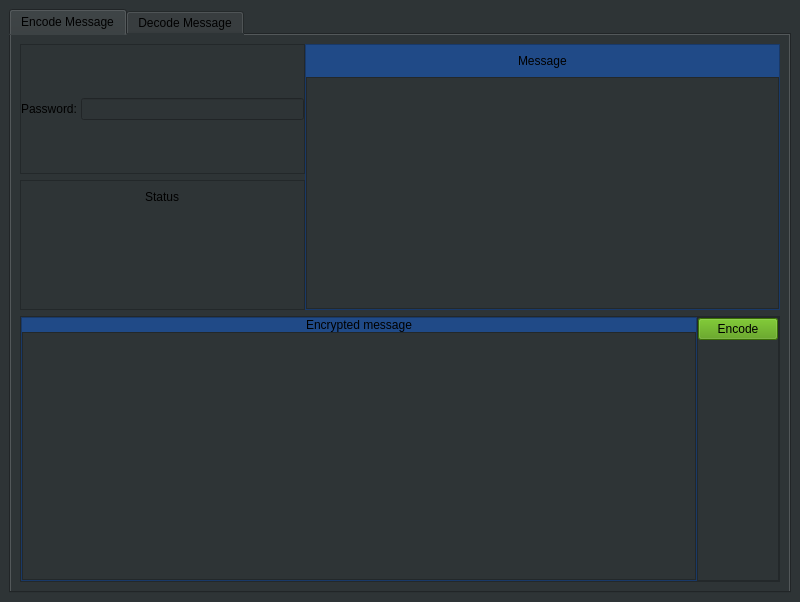
<?xml version="1.0" encoding="UTF-8"?>
<ui version="4.0">
 <class>MainWindow</class>
 <widget class="QMainWindow" name="MainWindow">
  <property name="geometry">
   <rect>
    <x>0</x>
    <y>0</y>
    <width>800</width>
    <height>602</height>
   </rect>
  </property>
  <property name="windowTitle">
   <string>MainWindow</string>
  </property>
  <property name="windowIcon">
   <iconset>
    <normaloff>../../../../../default.jpg.png</normaloff>../../../../../default.jpg.png</iconset>
  </property>
  <property name="styleSheet">
   <string notr="true">background-color: rgb(46, 52, 54);</string>
  </property>
  <widget class="QWidget" name="centralwidget">
   <layout class="QVBoxLayout" name="verticalLayout">
    <item>
     <widget class="QTabWidget" name="tabWidget">
      <property name="tabPosition">
       <enum>QTabWidget::North</enum>
      </property>
      <property name="tabShape">
       <enum>QTabWidget::Rounded</enum>
      </property>
      <property name="currentIndex">
       <number>0</number>
      </property>
      <property name="elideMode">
       <enum>Qt::ElideNone</enum>
      </property>
      <widget class="QWidget" name="tab">
       <attribute name="title">
        <string>Encode Message</string>
       </attribute>
       <layout class="QVBoxLayout" name="verticalLayout_2">
        <item>
         <widget class="QWidget" name="widget" native="true">
          <layout class="QHBoxLayout" name="horizontalLayout">
           <property name="spacing">
            <number>0</number>
           </property>
           <property name="leftMargin">
            <number>0</number>
           </property>
           <property name="topMargin">
            <number>0</number>
           </property>
           <property name="rightMargin">
            <number>0</number>
           </property>
           <property name="bottomMargin">
            <number>0</number>
           </property>
           <item alignment="Qt::AlignLeft">
            <widget class="QWidget" name="widget_4" native="true">
             <property name="minimumSize">
              <size>
               <width>285</width>
               <height>264</height>
              </size>
             </property>
             <layout class="QVBoxLayout" name="verticalLayout_3">
              <property name="leftMargin">
               <number>0</number>
              </property>
              <property name="topMargin">
               <number>0</number>
              </property>
              <property name="rightMargin">
               <number>0</number>
              </property>
              <property name="bottomMargin">
               <number>0</number>
              </property>
              <item>
               <widget class="QFrame" name="frame_6">
                <property name="frameShape">
                 <enum>QFrame::StyledPanel</enum>
                </property>
                <layout class="QHBoxLayout" name="horizontalLayout_4">
                 <property name="spacing">
                  <number>0</number>
                 </property>
                 <property name="leftMargin">
                  <number>0</number>
                 </property>
                 <property name="topMargin">
                  <number>0</number>
                 </property>
                 <property name="rightMargin">
                  <number>0</number>
                 </property>
                 <property name="bottomMargin">
                  <number>0</number>
                 </property>
                 <item>
                  <widget class="QLabel" name="label">
                   <property name="styleSheet">
                    <string notr="true">font: 14pt &quot;Arial Black&quot;;</string>
                   </property>
                   <property name="text">
                    <string>Password: </string>
                   </property>
                  </widget>
                 </item>
                 <item>
                  <widget class="QLineEdit" name="pass_in"/>
                 </item>
                </layout>
               </widget>
              </item>
              <item>
               <widget class="QFrame" name="frame_5">
                <property name="frameShape">
                 <enum>QFrame::StyledPanel</enum>
                </property>
                <property name="frameShadow">
                 <enum>QFrame::Raised</enum>
                </property>
                <layout class="QVBoxLayout" name="verticalLayout_5">
                 <property name="spacing">
                  <number>0</number>
                 </property>
                 <property name="leftMargin">
                  <number>0</number>
                 </property>
                 <property name="topMargin">
                  <number>0</number>
                 </property>
                 <property name="rightMargin">
                  <number>0</number>
                 </property>
                 <property name="bottomMargin">
                  <number>0</number>
                 </property>
                 <item alignment="Qt::AlignHCenter|Qt::AlignTop">
                  <widget class="QWidget" name="widget_11" native="true">
                   <layout class="QHBoxLayout" name="horizontalLayout_5">
                    <item>
                     <widget class="QLabel" name="label_3">
                      <property name="styleSheet">
                       <string notr="true">font: 14pt &quot;Arial Black&quot;;</string>
                      </property>
                      <property name="text">
                       <string>Status</string>
                      </property>
                     </widget>
                    </item>
                   </layout>
                  </widget>
                 </item>
                 <item alignment="Qt::AlignHCenter">
                  <widget class="QWidget" name="widget_12" native="true">
                   <layout class="QHBoxLayout" name="horizontalLayout_6">
                    <property name="spacing">
                     <number>0</number>
                    </property>
                    <property name="leftMargin">
                     <number>0</number>
                    </property>
                    <property name="topMargin">
                     <number>0</number>
                    </property>
                    <property name="rightMargin">
                     <number>0</number>
                    </property>
                    <property name="bottomMargin">
                     <number>0</number>
                    </property>
                    <item>
                     <widget class="QLabel" name="status">
                      <property name="sizePolicy">
                       <sizepolicy hsizetype="Preferred" vsizetype="Preferred">
                        <horstretch>0</horstretch>
                        <verstretch>45</verstretch>
                       </sizepolicy>
                      </property>
                      <property name="styleSheet">
                       <string notr="true">font: 13pt &quot;Arial Black&quot;;
color: rgb(78, 154, 6);</string>
                      </property>
                      <property name="text">
                       <string/>
                      </property>
                     </widget>
                    </item>
                   </layout>
                  </widget>
                 </item>
                </layout>
               </widget>
              </item>
             </layout>
            </widget>
           </item>
           <item>
            <widget class="QFrame" name="frame_3">
             <property name="sizePolicy">
              <sizepolicy hsizetype="Expanding" vsizetype="Preferred">
               <horstretch>0</horstretch>
               <verstretch>0</verstretch>
              </sizepolicy>
             </property>
             <property name="styleSheet">
              <string notr="true">background-color: rgb(32, 74, 135);</string>
             </property>
             <property name="frameShape">
              <enum>QFrame::StyledPanel</enum>
             </property>
             <layout class="QVBoxLayout" name="verticalLayout_4">
              <property name="spacing">
               <number>0</number>
              </property>
              <property name="leftMargin">
               <number>0</number>
              </property>
              <property name="topMargin">
               <number>0</number>
              </property>
              <property name="rightMargin">
               <number>0</number>
              </property>
              <property name="bottomMargin">
               <number>0</number>
              </property>
              <item alignment="Qt::AlignHCenter|Qt::AlignTop">
               <widget class="QWidget" name="widget_9" native="true">
                <layout class="QHBoxLayout" name="horizontalLayout_3">
                 <item>
                  <widget class="QLabel" name="label_2">
                   <property name="styleSheet">
                    <string notr="true">font: 15pt &quot;Arial Black&quot;;
color: rgb(0, 0, 0);</string>
                   </property>
                   <property name="text">
                    <string>Message</string>
                   </property>
                  </widget>
                 </item>
                </layout>
               </widget>
              </item>
              <item>
               <widget class="QWidget" name="widget_10" native="true">
                <property name="sizePolicy">
                 <sizepolicy hsizetype="Preferred" vsizetype="Preferred">
                  <horstretch>0</horstretch>
                  <verstretch>45</verstretch>
                 </sizepolicy>
                </property>
                <layout class="QVBoxLayout" name="verticalLayout_6">
                 <property name="spacing">
                  <number>0</number>
                 </property>
                 <property name="leftMargin">
                  <number>0</number>
                 </property>
                 <property name="topMargin">
                  <number>0</number>
                 </property>
                 <property name="rightMargin">
                  <number>0</number>
                 </property>
                 <property name="bottomMargin">
                  <number>0</number>
                 </property>
                 <item>
                  <widget class="QTextEdit" name="message">
                   <property name="styleSheet">
                    <string notr="true">background-color: rgb(46, 52, 54);</string>
                   </property>
                  </widget>
                 </item>
                </layout>
               </widget>
              </item>
             </layout>
            </widget>
           </item>
          </layout>
         </widget>
        </item>
        <item>
         <widget class="QFrame" name="frame_2">
          <property name="minimumSize">
           <size>
            <width>760</width>
            <height>263</height>
           </size>
          </property>
          <property name="frameShape">
           <enum>QFrame::StyledPanel</enum>
          </property>
          <layout class="QHBoxLayout" name="horizontalLayout_2">
           <property name="spacing">
            <number>0</number>
           </property>
           <property name="leftMargin">
            <number>0</number>
           </property>
           <property name="topMargin">
            <number>0</number>
           </property>
           <property name="rightMargin">
            <number>0</number>
           </property>
           <property name="bottomMargin">
            <number>0</number>
           </property>
           <item>
            <widget class="QFrame" name="frame_8">
             <property name="styleSheet">
              <string notr="true">background-color: rgb(32, 74, 135);</string>
             </property>
             <property name="frameShape">
              <enum>QFrame::StyledPanel</enum>
             </property>
             <layout class="QVBoxLayout" name="verticalLayout_9">
              <property name="spacing">
               <number>0</number>
              </property>
              <property name="leftMargin">
               <number>0</number>
              </property>
              <property name="topMargin">
               <number>0</number>
              </property>
              <property name="rightMargin">
               <number>0</number>
              </property>
              <property name="bottomMargin">
               <number>0</number>
              </property>
              <item alignment="Qt::AlignHCenter">
               <widget class="QLabel" name="label_5">
                <property name="styleSheet">
                 <string notr="true">font: 14pt &quot;Arial Black&quot;;</string>
                </property>
                <property name="text">
                 <string>Encrypted message</string>
                </property>
               </widget>
              </item>
              <item>
               <widget class="QTextEdit" name="encrypted_message">
                <property name="styleSheet">
                 <string notr="true">background-color: rgb(46, 52, 54);</string>
                </property>
               </widget>
              </item>
             </layout>
            </widget>
           </item>
           <item>
            <widget class="QFrame" name="frame_7">
             <property name="minimumSize">
              <size>
               <width>0</width>
               <height>0</height>
              </size>
             </property>
             <property name="frameShape">
              <enum>QFrame::StyledPanel</enum>
             </property>
             <layout class="QVBoxLayout" name="verticalLayout_7">
              <property name="spacing">
               <number>0</number>
              </property>
              <property name="leftMargin">
               <number>0</number>
              </property>
              <property name="topMargin">
               <number>0</number>
              </property>
              <property name="rightMargin">
               <number>0</number>
              </property>
              <property name="bottomMargin">
               <number>0</number>
              </property>
              <item alignment="Qt::AlignRight|Qt::AlignTop">
               <widget class="QWidget" name="widget_13" native="true">
                <layout class="QVBoxLayout" name="verticalLayout_8">
                 <property name="spacing">
                  <number>0</number>
                 </property>
                 <property name="leftMargin">
                  <number>0</number>
                 </property>
                 <property name="topMargin">
                  <number>0</number>
                 </property>
                 <property name="rightMargin">
                  <number>0</number>
                 </property>
                 <property name="bottomMargin">
                  <number>0</number>
                 </property>
                 <item>
                  <widget class="QPushButton" name="encode_btn">
                   <property name="styleSheet">
                    <string notr="true">background-color: rgb(78, 154, 6);</string>
                   </property>
                   <property name="text">
                    <string>Encode</string>
                   </property>
                  </widget>
                 </item>
                </layout>
               </widget>
              </item>
              <item alignment="Qt::AlignRight">
               <widget class="QWidget" name="widget_14" native="true">
                <property name="sizePolicy">
                 <sizepolicy hsizetype="Preferred" vsizetype="Preferred">
                  <horstretch>0</horstretch>
                  <verstretch>45</verstretch>
                 </sizepolicy>
                </property>
               </widget>
              </item>
             </layout>
            </widget>
           </item>
          </layout>
         </widget>
        </item>
       </layout>
      </widget>
      <widget class="QWidget" name="tab_2">
       <attribute name="title">
        <string>Decode Message</string>
       </attribute>
       <layout class="QVBoxLayout" name="verticalLayout_10">
        <item>
         <widget class="QWidget" name="widget_15" native="true">
          <layout class="QHBoxLayout" name="horizontalLayout_13">
           <property name="spacing">
            <number>0</number>
           </property>
           <property name="leftMargin">
            <number>0</number>
           </property>
           <property name="topMargin">
            <number>0</number>
           </property>
           <property name="rightMargin">
            <number>0</number>
           </property>
           <property name="bottomMargin">
            <number>0</number>
           </property>
           <item alignment="Qt::AlignLeft">
            <widget class="QWidget" name="widget_5" native="true">
             <property name="minimumSize">
              <size>
               <width>285</width>
               <height>264</height>
              </size>
             </property>
             <layout class="QVBoxLayout" name="verticalLayout_13">
              <property name="leftMargin">
               <number>0</number>
              </property>
              <property name="topMargin">
               <number>0</number>
              </property>
              <property name="rightMargin">
               <number>0</number>
              </property>
              <property name="bottomMargin">
               <number>0</number>
              </property>
              <item>
               <widget class="QFrame" name="frame_9">
                <property name="frameShape">
                 <enum>QFrame::StyledPanel</enum>
                </property>
                <layout class="QHBoxLayout" name="horizontalLayout_8">
                 <property name="spacing">
                  <number>0</number>
                 </property>
                 <property name="leftMargin">
                  <number>0</number>
                 </property>
                 <property name="topMargin">
                  <number>0</number>
                 </property>
                 <property name="rightMargin">
                  <number>0</number>
                 </property>
                 <property name="bottomMargin">
                  <number>0</number>
                 </property>
                 <item>
                  <widget class="QLabel" name="label_6">
                   <property name="styleSheet">
                    <string notr="true">font: 14pt &quot;Arial Black&quot;;</string>
                   </property>
                   <property name="text">
                    <string>Password: </string>
                   </property>
                  </widget>
                 </item>
                 <item>
                  <widget class="QLineEdit" name="pass_in_2"/>
                 </item>
                </layout>
               </widget>
              </item>
              <item>
               <widget class="QFrame" name="frame_10">
                <property name="frameShape">
                 <enum>QFrame::StyledPanel</enum>
                </property>
                <property name="frameShadow">
                 <enum>QFrame::Raised</enum>
                </property>
                <layout class="QVBoxLayout" name="verticalLayout_14">
                 <property name="spacing">
                  <number>0</number>
                 </property>
                 <property name="leftMargin">
                  <number>0</number>
                 </property>
                 <property name="topMargin">
                  <number>0</number>
                 </property>
                 <property name="rightMargin">
                  <number>0</number>
                 </property>
                 <property name="bottomMargin">
                  <number>0</number>
                 </property>
                 <item alignment="Qt::AlignHCenter|Qt::AlignTop">
                  <widget class="QWidget" name="widget_19" native="true">
                   <layout class="QHBoxLayout" name="horizontalLayout_9">
                    <item>
                     <widget class="QLabel" name="label_7">
                      <property name="styleSheet">
                       <string notr="true">font: 14pt &quot;Arial Black&quot;;</string>
                      </property>
                      <property name="text">
                       <string>Status</string>
                      </property>
                     </widget>
                    </item>
                   </layout>
                  </widget>
                 </item>
                 <item alignment="Qt::AlignHCenter">
                  <widget class="QWidget" name="widget_20" native="true">
                   <layout class="QHBoxLayout" name="horizontalLayout_10">
                    <property name="spacing">
                     <number>0</number>
                    </property>
                    <property name="leftMargin">
                     <number>0</number>
                    </property>
                    <property name="topMargin">
                     <number>0</number>
                    </property>
                    <property name="rightMargin">
                     <number>0</number>
                    </property>
                    <property name="bottomMargin">
                     <number>0</number>
                    </property>
                    <item>
                     <widget class="QLabel" name="status_2">
                      <property name="sizePolicy">
                       <sizepolicy hsizetype="Preferred" vsizetype="Preferred">
                        <horstretch>0</horstretch>
                        <verstretch>45</verstretch>
                       </sizepolicy>
                      </property>
                      <property name="styleSheet">
                       <string notr="true">font: 13pt &quot;Arial Black&quot;;
color: rgb(78, 154, 6);</string>
                      </property>
                      <property name="text">
                       <string/>
                      </property>
                     </widget>
                    </item>
                   </layout>
                  </widget>
                 </item>
                </layout>
               </widget>
              </item>
             </layout>
            </widget>
           </item>
           <item>
            <widget class="QFrame" name="frame_4">
             <property name="sizePolicy">
              <sizepolicy hsizetype="Expanding" vsizetype="Preferred">
               <horstretch>0</horstretch>
               <verstretch>0</verstretch>
              </sizepolicy>
             </property>
             <property name="styleSheet">
              <string notr="true">background-color: rgb(32, 74, 135);</string>
             </property>
             <property name="frameShape">
              <enum>QFrame::StyledPanel</enum>
             </property>
             <layout class="QVBoxLayout" name="verticalLayout_11">
              <property name="spacing">
               <number>0</number>
              </property>
              <property name="leftMargin">
               <number>0</number>
              </property>
              <property name="topMargin">
               <number>0</number>
              </property>
              <property name="rightMargin">
               <number>0</number>
              </property>
              <property name="bottomMargin">
               <number>0</number>
              </property>
              <item alignment="Qt::AlignHCenter|Qt::AlignTop">
               <widget class="QWidget" name="widget_17" native="true">
                <layout class="QHBoxLayout" name="horizontalLayout_7">
                 <item>
                  <widget class="QLabel" name="label_4">
                   <property name="styleSheet">
                    <string notr="true">font: 15pt &quot;Arial Black&quot;;
color: rgb(0, 0, 0);</string>
                   </property>
                   <property name="text">
                    <string>Encrypted Message</string>
                   </property>
                  </widget>
                 </item>
                </layout>
               </widget>
              </item>
              <item>
               <widget class="QWidget" name="widget_18" native="true">
                <property name="sizePolicy">
                 <sizepolicy hsizetype="Preferred" vsizetype="Preferred">
                  <horstretch>0</horstretch>
                  <verstretch>45</verstretch>
                 </sizepolicy>
                </property>
                <layout class="QVBoxLayout" name="verticalLayout_12">
                 <property name="spacing">
                  <number>0</number>
                 </property>
                 <property name="leftMargin">
                  <number>0</number>
                 </property>
                 <property name="topMargin">
                  <number>0</number>
                 </property>
                 <property name="rightMargin">
                  <number>0</number>
                 </property>
                 <property name="bottomMargin">
                  <number>0</number>
                 </property>
                 <item>
                  <widget class="QTextEdit" name="message_enc">
                   <property name="styleSheet">
                    <string notr="true">background-color: rgb(46, 52, 54);</string>
                   </property>
                  </widget>
                 </item>
                </layout>
               </widget>
              </item>
             </layout>
            </widget>
           </item>
          </layout>
         </widget>
        </item>
        <item>
         <widget class="QWidget" name="widget_16" native="true">
          <layout class="QHBoxLayout" name="horizontalLayout_12">
           <property name="spacing">
            <number>0</number>
           </property>
           <property name="leftMargin">
            <number>0</number>
           </property>
           <property name="topMargin">
            <number>0</number>
           </property>
           <property name="rightMargin">
            <number>0</number>
           </property>
           <property name="bottomMargin">
            <number>0</number>
           </property>
           <item>
            <widget class="QFrame" name="frame_11">
             <property name="minimumSize">
              <size>
               <width>760</width>
               <height>263</height>
              </size>
             </property>
             <property name="frameShape">
              <enum>QFrame::StyledPanel</enum>
             </property>
             <layout class="QHBoxLayout" name="horizontalLayout_11">
              <property name="spacing">
               <number>0</number>
              </property>
              <property name="leftMargin">
               <number>0</number>
              </property>
              <property name="topMargin">
               <number>0</number>
              </property>
              <property name="rightMargin">
               <number>0</number>
              </property>
              <property name="bottomMargin">
               <number>0</number>
              </property>
              <item>
               <widget class="QFrame" name="frame_12">
                <property name="styleSheet">
                 <string notr="true">background-color: rgb(32, 74, 135);</string>
                </property>
                <property name="frameShape">
                 <enum>QFrame::StyledPanel</enum>
                </property>
                <layout class="QVBoxLayout" name="verticalLayout_15">
                 <property name="spacing">
                  <number>0</number>
                 </property>
                 <property name="leftMargin">
                  <number>0</number>
                 </property>
                 <property name="topMargin">
                  <number>0</number>
                 </property>
                 <property name="rightMargin">
                  <number>0</number>
                 </property>
                 <property name="bottomMargin">
                  <number>0</number>
                 </property>
                 <item alignment="Qt::AlignHCenter">
                  <widget class="QLabel" name="label_8">
                   <property name="styleSheet">
                    <string notr="true">font: 14pt &quot;Arial Black&quot;;</string>
                   </property>
                   <property name="text">
                    <string>Decrypted message</string>
                   </property>
                  </widget>
                 </item>
                 <item>
                  <widget class="QTextEdit" name="decrypted_message">
                   <property name="styleSheet">
                    <string notr="true">background-color: rgb(46, 52, 54);</string>
                   </property>
                  </widget>
                 </item>
                </layout>
               </widget>
              </item>
              <item alignment="Qt::AlignRight">
               <widget class="QFrame" name="frame_13">
                <property name="minimumSize">
                 <size>
                  <width>0</width>
                  <height>0</height>
                 </size>
                </property>
                <property name="frameShape">
                 <enum>QFrame::StyledPanel</enum>
                </property>
                <layout class="QVBoxLayout" name="verticalLayout_16">
                 <property name="spacing">
                  <number>0</number>
                 </property>
                 <property name="leftMargin">
                  <number>0</number>
                 </property>
                 <property name="topMargin">
                  <number>0</number>
                 </property>
                 <property name="rightMargin">
                  <number>0</number>
                 </property>
                 <property name="bottomMargin">
                  <number>0</number>
                 </property>
                 <item alignment="Qt::AlignRight|Qt::AlignTop">
                  <widget class="QWidget" name="widget_21" native="true">
                   <layout class="QVBoxLayout" name="verticalLayout_17">
                    <property name="spacing">
                     <number>0</number>
                    </property>
                    <property name="leftMargin">
                     <number>0</number>
                    </property>
                    <property name="topMargin">
                     <number>0</number>
                    </property>
                    <property name="rightMargin">
                     <number>0</number>
                    </property>
                    <property name="bottomMargin">
                     <number>0</number>
                    </property>
                    <item>
                     <widget class="QPushButton" name="encode_btn_2">
                      <property name="styleSheet">
                       <string notr="true">background-color: rgb(78, 154, 6);</string>
                      </property>
                      <property name="text">
                       <string>Decode</string>
                      </property>
                     </widget>
                    </item>
                   </layout>
                  </widget>
                 </item>
                 <item>
                  <widget class="QWidget" name="widget_22" native="true">
                   <property name="sizePolicy">
                    <sizepolicy hsizetype="Preferred" vsizetype="Preferred">
                     <horstretch>0</horstretch>
                     <verstretch>45</verstretch>
                    </sizepolicy>
                   </property>
                  </widget>
                 </item>
                </layout>
               </widget>
              </item>
             </layout>
            </widget>
           </item>
          </layout>
         </widget>
        </item>
       </layout>
      </widget>
     </widget>
    </item>
   </layout>
  </widget>
 </widget>
 <resources/>
 <connections/>
</ui>
